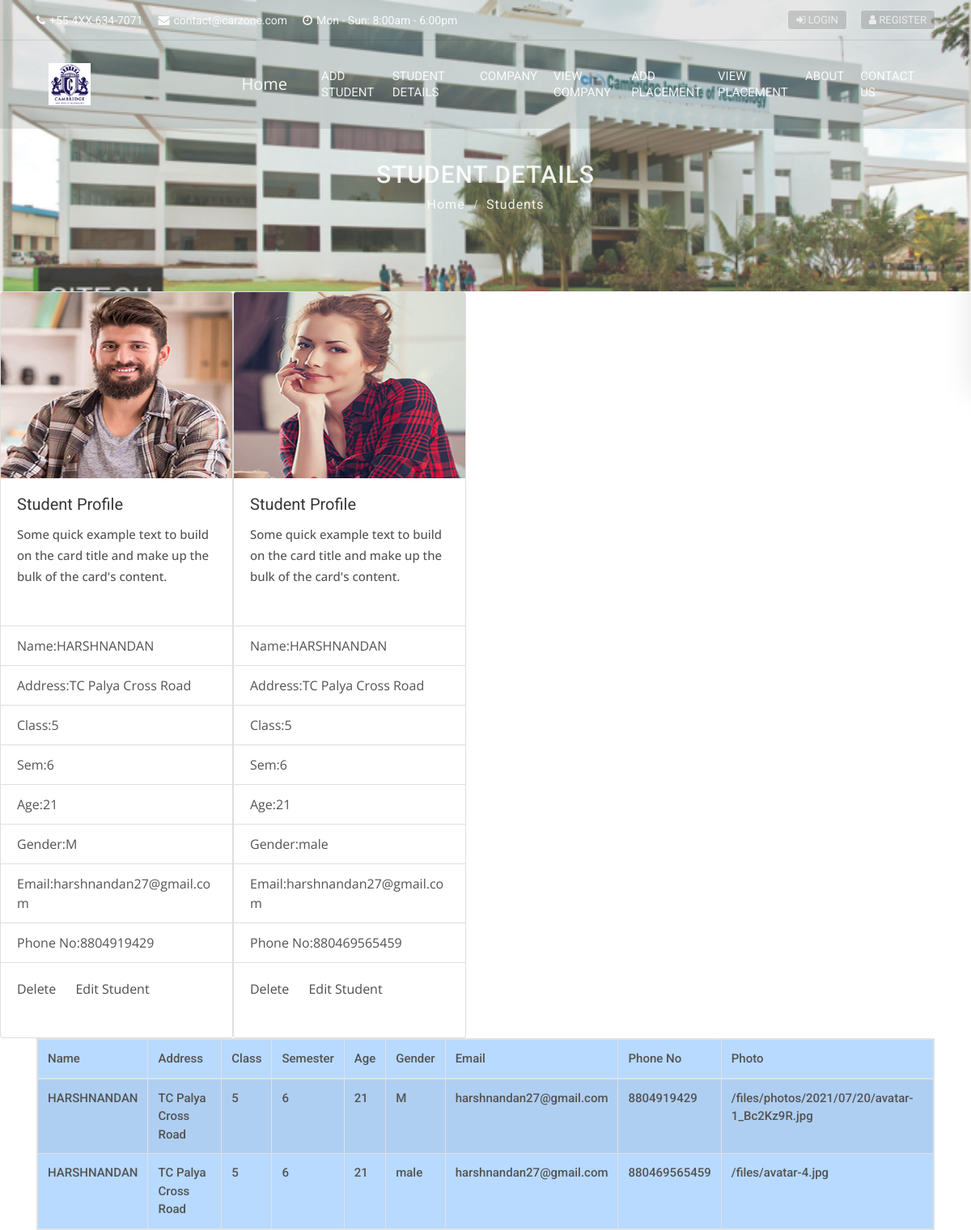
The page /student/ on the database its author committed.
### student/models.py (models this page shows, shortened)
class Add_Student(models.Model):
    boolChoice = (
        ("M", "Male"), ("F", "Female")
    )
    name=models.CharField(max_length=100)
    address=models.CharField(max_length=250)
    class1=models.CharField(max_length=100)
    semester=models.CharField(max_length=100)
    age=models.IntegerField()
    gender=models.CharField(max_length=1,choices=boolChoice)
    email=models.EmailField(blank=True)
    phoneno=models.IntegerField()
    photo= models.ImageField(blank=True,upload_to='photos/%Y/%m/%d/')

### student/views.py (the view)
# urls.py: path('student/',views.Student_details,name='studentdetails'),
def Student_details(request):
    st_details=Add_Student.objects.all()
    return render(request,'student/student_details.html',{
        "student":st_details,
    })

### student/templates/student/student_details.html
{% extends 'base.html' %}
{% load static %}
{% block content %}
    <div class="sub-banner overview-bgi">
    <div class="container breadcrumb-area">
        <div class="breadcrumb-areas">
            <h1>Student Details</h1>
            <ul class="breadcrumbs">
                <li><a href="{% url "home" %}">Home</a></li>
                <li class="active">Students</li>
            </ul>
        </div>
    </div>
    </div>
    <div class="row m-auto">
    {% for student in student %}
    <div class="card " style="width: 18rem;">
  <img src="{{ student.photo.url }}" class="card-img-top h-25" alt="...">
  <div class="card-body">
    <h5 class="card-title">Student Profile</h5>
    <p class="card-text">Some quick example text to build on the card title and make up the bulk of the card's content.</p>
  </div>
  <ul class="list-group list-group-flush">
    <li class="list-group-item">Name:{{ student.name }}</li>
    <li class="list-group-item">Address:{{ student.address }}</li>
    <li class="list-group-item">Class:{{ student.class1 }}</li>
      <li class="list-group-item">Sem:{{ student.semester }}</li>
      <li class="list-group-item">Age:{{ student.age }}</li>
      <li class="list-group-item">Gender:{{ student.gender }}</li>
      <li class="list-group-item">Email:{{ student.email}}</li>
      <li class="list-group-item">Phone No:{{ student.phoneno }}</li>
  </ul>
        <div class="card-body">
    <a href="{% url 'delatestudent' student.id %}" class="card-link">Delete</a>
    <a href="{% url "editstudent" student.id %}" class="card-link">Edit Student</a>
  </div>
</div>
    {% endfor %}
    </div>
    <div class="container">
        <div>
            <table class="table table-primary table-striped table-bordered table-responsive table-responsive-md table-responsive-lg table-responsive-sm ">
                <thead>
                <tr >
                    <td>Name</td>
                    <td>Address</td>
                    <td>Class</td>
                    <td>Semester</td>
                    <td>Age</td>
                    <td>Gender</td>
                    <td>Email</td>
                    <td>Phone No</td>
                    <td>Photo</td>
                </tr>
                </thead>
                {% for student in student %}
                <tr class="col-md-3">
                    <td>{{ student.name }}</td>
                    <td>{{ student.address }}</td>
                    <td>{{ student.class1 }}</td>
                    <td>{{ student.semester }}</td>
                    <td>{{ student.age }}</td>
                    <td>{{ student.gender }}</td>
                    <td>{{ student.email }}</td>
                    <td>{{ student.phoneno }}</td>
                    <td>{{ student.photo.url }}</td>
                </tr>
                {% endfor %}
            </table>
        </div>
    </div>
 {% endblock content %}

### templates/base.html (shortened to what this page needs)
{% load static %}
<!DOCTYPE html>
<html lang="en">
<head>
    <link rel="stylesheet" type="text/css" href="{% static "css/bootstrap.min.css" %}">
    <link rel="stylesheet" type="text/css" href="{% static "css/animate.min.css" %}">
    <link rel="stylesheet" type="text/css" href="{% static "css/bootstrap-submenu.css" %}">
    <link rel="stylesheet" type="text/css" href="{% static "css/bootstrap-select.min.css" %}">
    <link rel="stylesheet" type="text/css" href="{% static "css/magnific-popup.css" %}">
    <link rel="stylesheet" type="text/css" href="{% static "fonts/font-awesome/css/font-awesome.min.css" %}">
    <link rel="stylesheet" type="text/css" href="{% static "fonts/flaticon/font/flaticon.css" %}">
    <link rel="stylesheet" type="text/css" href="{% static "fonts/linearicons/style.css" %}">
    <link rel="stylesheet" type="text/css"  href="{% static "css/jquery.mCustomScrollbar.css" %}">
    <link rel="stylesheet" type="text/css"  href="{% static "css/dropzone.css" %}">
    <link rel="stylesheet" type="text/css"  href="{% static "css/slick.css" %}">
    <link rel="stylesheet" type="text/css"  href="{% static "css/lightbox.min.css" %}">
    <link rel="stylesheet" type="text/css"  href="{% static "css/jnoty.css" %}">
    <link rel="stylesheet" type="text/css" href="{% static "css/style.css" %}">
    <link rel="stylesheet" type="text/css" id="style_sheet" href="{% static "css/skins/red.css" %}">
    <link rel="stylesheet" type="text/css" href="{% static "css/ie10-viewport-bug-workaround.css" %}">
</head>
<body>
{% include "includes/topbar.html" %}
{% include "includes/navbar.html" %}
{% block content %}
{% endblock content %}
</body>
</html>

### templates/includes/topbar.html
<header class="top-header th-2 top-header-bg">
    <div class="container">
        <div class="row">
            <div class="col-lg-8 col-md-8 col-sm-7">
                <div class="list-inline">
                    <a href="tel:+55-4XX-634-7071" ><i class="fa fa-phone "></i>+55-4XX-634-7071</a>
                    <a href="tel:info@themevessel.com"><i class="fa fa-envelope"></i>contact@carzone.com</a>
                    <a href="tel:info@themevessel.com"><i class="fa fa-clock-o"></i>Mon - Sun: 8:00am - 6:00pm</a>
                </div>
            </div>
            <div class="col-lg-4 col-md-4 col-sm-5">
                <ul class="top-social-media pull-right">
                    {% if user.is_authenticated %}
                     <a href="" class="sign-in"><i class="fa fa-tachometer"></i> Dashboard</a>
                         <a href="javascript:(document.getElementById('logout').submit())" class="fa-sign-out"><i class="fa fa-sign-out"></i> Logout</a>
                        <form action="#" id="logout" method="POST">
                        {% csrf_token %}
                        <input type="hidden">
                        </form>
                    {% else %}
                    <li>
                        <a href="{% url 'login' %}" class="sign-in"><i class="fa fa-sign-in"></i> Login</a>
                    </li>
                    <li>
                        <a href="{% url 'register' %}" class="sign-in"><i class="fa fa-user"></i> Register</a>
                    </li>
                    {% endif %}
                </ul>
            </div>
        </div>
    </div>
</header>

### templates/includes/navbar.html (shortened to what this page needs)
{% load static %}
<header class="main-header  sticky-header header-with-top">
    <div class="container">
<nav class="navbar navbar-expand-lg navbar-light   ">
  <div class="container ">
       <a class="navbar-brand resp img-fluid  " href="#">
                <img src="{% static 'img/citlogo.png' %}" alt="logo" class="w-25 align-bottom">
            </a>
    <a href="{% url 'home' %}" class="navbar-brand text-light nav-link">Home</a>
    <div class="collapse navbar-collapse w-100" id="navbarResponsiveMedium">
      <ul class="navbar-nav ml-auto">
        <li class="nav-item ">
          <a href="{% url 'addstudentdetail' %}" class="nav-link " aria-current="page">Add Student</a>
        </li>
        <li class="nav-item">
          <a href="{% url 'studentdetails' %}" class="nav-link ">Student Details</a>
        </li>
        <li class="nav-item">
          <a href="{% url 'companydetails' %}" class="nav-link">Company</a>
        </li>
          <li class="nav-item">
          <a href="{% url 'viewcompanydetails' %}" class="nav-link">View Company</a>
        </li>
          <li class="nav-item">
          <a href="{% url 'addplacement'  %}" class="nav-link">Add Placement</a>
        </li>
          <li class="nav-item">
          <a href="{% url 'placementdetails' %}" class="nav-link">View Placement</a>
        </li>
          <li class="nav-item">
          <a href="#" class="nav-link ">About</a>
        </li>
          <li class="nav-item">
          <a href="#" class="nav-link al ">Contact Us</a>
        </li>
      </ul>
    </div>
  </div>
</nav>
    </div>
</header>

### rows shown on the page
Add_Student: photo (picture), name "HARSHNANDAN", address "TC Palya Cross Road", class1 "5", semester "6", age "21", gender "M", email "harshnandan27@gmail.com", phoneno "8804919429", photo "/files/photos/2021/07/20/avatar-1_Bc2Kz9R.jpg"
Add_Student: photo (picture), name "HARSHNANDAN", address "TC Palya Cross Road", class1 "5", semester "6", age "21", gender "male", email "harshnandan27@gmail.com", phoneno "880469565459", photo "/files/avatar-4.jpg"
